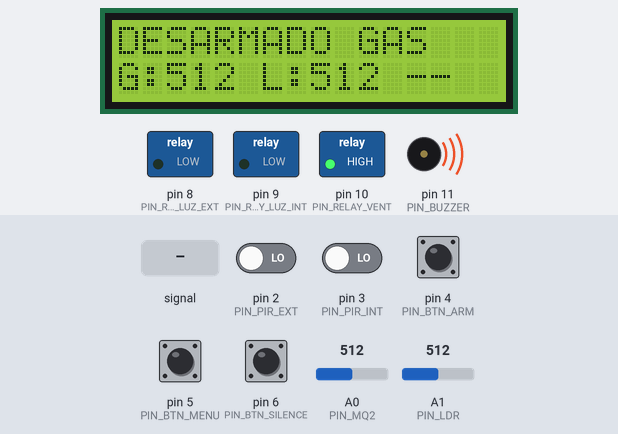
A sketch run on a simulated Arduino Uno, built with avr-gcc and run on an emulated ATmega328P. Shown: 16×2 character LCD, switched loads named in the sketch (green lamp = pin HIGH), buzzer (waves = sounding). The test bench sets the inputs (shaded band); at power-on: pin 4 (PIN_BTN_ARM), pin 5 (PIN_BTN_MENU), pin 6 (PIN_BTN_SILENCE) HIGH, pin 2 (PIN_PIR_EXT), pin 3 (PIN_PIR_INT) LOW, A0 (PIN_MQ2) = 512, A1 (PIN_LDR) = 512.

Above: at 2.7 s.
2.8 s: A0 (PIN_MQ2) fed a 200 Hz sine of ±255 counts around its level
At 3.37 s:
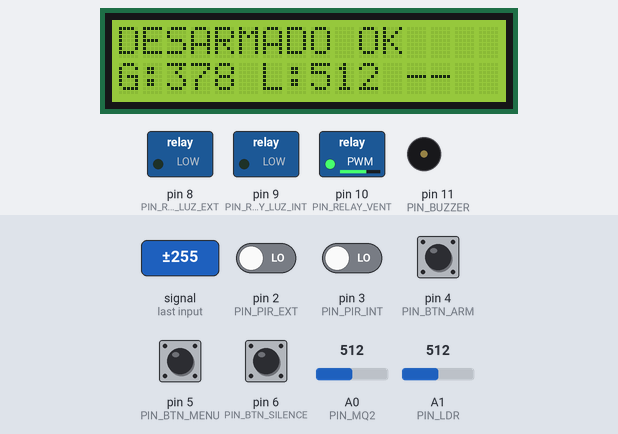
5.4 s: pin 2 (PIN_PIR_EXT) driven HIGH
At 6.9 s:
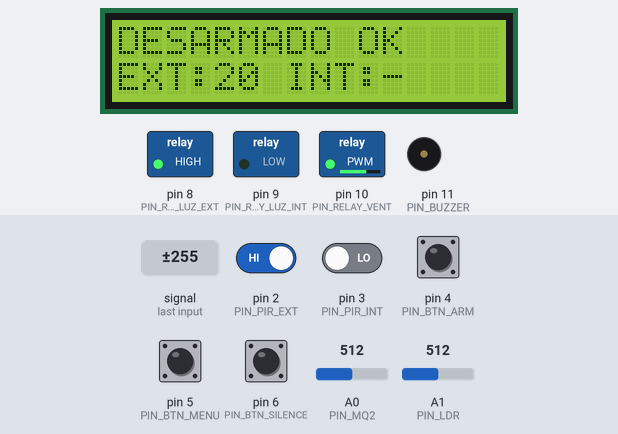
7.9 s: pin 5 (PIN_BTN_MENU) pulled LOW for 0.15 s
At 8.7 s:
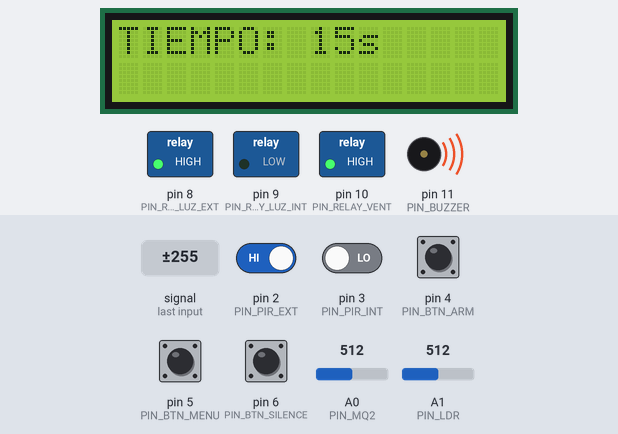
10.4 s: pin 4 (PIN_BTN_ARM) pulled LOW for 0.15 s
At 10.74 s:
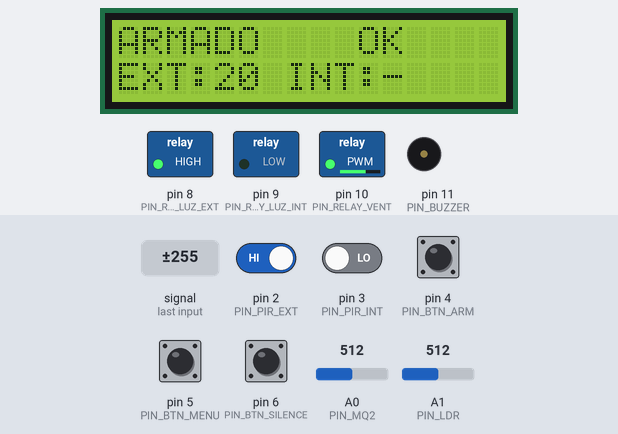
11.1 s: pin 3 (PIN_PIR_INT) driven HIGH
At 11.73 s:
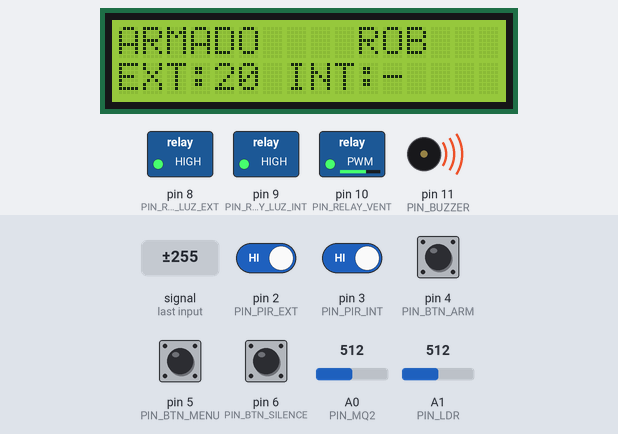
13.0 s: A0 (PIN_MQ2) fed a 1000 Hz sine of ±255 counts around its level
At 14.21 s:
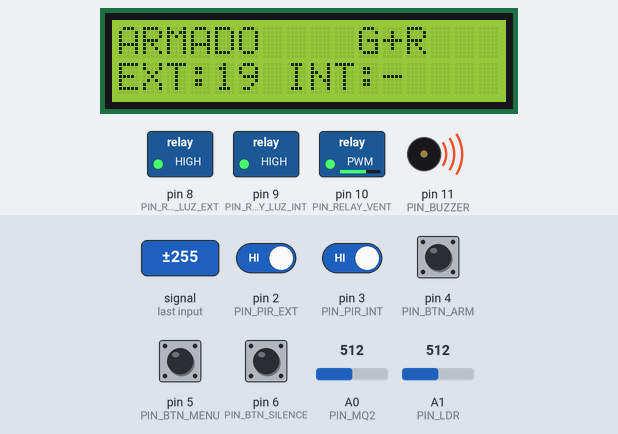
Timing chart, 0 to 16.9 s (numbered marks = the images above; inputs shaded):
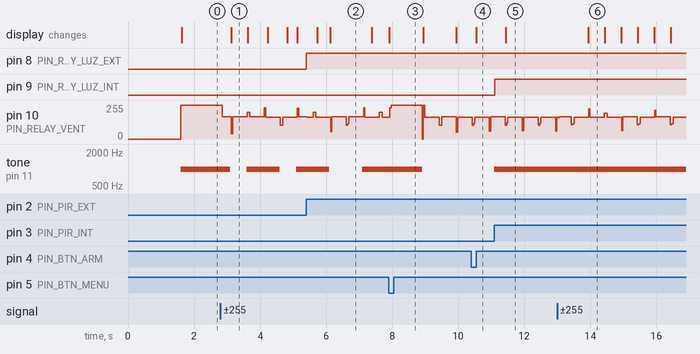

The sketch:

sketch.ino
```cpp
#include <Wire.h>
#include <LiquidCrystal_I2C.h>

// -------------------- LCD --------------------
LiquidCrystal_I2C lcd(0x27, 16, 2);  // Dirección típica del módulo I2C

// -------------------- Pines --------------------
// Sensores
const int PIN_MQ2      = A0;
const int PIN_LDR      = A1;
const int PIN_PIR_EXT  = 2;
const int PIN_PIR_INT  = 3;

// Botones (con INPUT_PULLUP)
const int PIN_BTN_ARM     = 4;
const int PIN_BTN_MENU    = 5;
const int PIN_BTN_SILENCE = 6;

// Relés
const int PIN_RELAY_LUZ_EXT  = 8;
const int PIN_RELAY_LUZ_INT  = 9;
const int PIN_RELAY_VENT     = 10;

// Buzzer
const int PIN_BUZZER = 11;

// -------------------- Parámetros de funcionamiento --------------------
const unsigned long TIEMPO_LUZ_EXTERIOR = 20000UL; // 20 s
unsigned long tiempoInactividad = 30000UL;         // 30 s (cambiable con MENU)

const int UMBRAL_GAS       = 400;
const int UMBRAL_OSCURIDAD = 400;

// -------------------- Estado del sistema --------------------
bool modoArmado = false;
bool alarmaGasActiva = false;
bool alarmaRoboActiva = false;
bool alarmaSilenciada = false;

bool luzExteriorEncendida = false;
unsigned long tInicioLuzExterior = 0;

unsigned long tUltimoMovimientoInterior = 0;

unsigned long tUltimoRefreshLCD = 0;
const unsigned long INTERVALO_LCD = 500;

bool lastArmState     = HIGH;
bool lastMenuState    = HIGH;
bool lastSilenceState = HIGH;

// -------------------- Funciones auxiliares --------------------

void actualizarLCD(int gas, int luz, bool movInt, bool movExt) {
  unsigned long ahora = millis();
  if (ahora - tUltimoRefreshLCD < INTERVALO_LCD) return;
  tUltimoRefreshLCD = ahora;

  lcd.clear();

  // --------- Línea 1: estado y tipo de alarma ---------
  lcd.setCursor(0, 0);
  if (modoArmado) {
    lcd.print("ARMADO ");
  } else {
    lcd.print("DESARMADO");
  }

  lcd.setCursor(10, 0);
  if (alarmaGasActiva || alarmaRoboActiva) {
    if (alarmaGasActiva && alarmaRoboActiva) {
      lcd.print("G+R");   // gas + robo
    } else if (alarmaGasActiva) {
      lcd.print("GAS");   // solo gas
    } else {
      lcd.print("ROB");   // solo robo
    }
  } else {
    lcd.print("OK ");
  }

  // --------- Cálculo de cuenta regresiva de luces ---------
  bool luzIntEncendida = (digitalRead(PIN_RELAY_LUZ_INT) == HIGH);

  unsigned long segRestExt = 0;
  unsigned long segRestInt = 0;

  if (luzExteriorEncendida) {
    long diffExt = (long)TIEMPO_LUZ_EXTERIOR - (long)(ahora - tInicioLuzExterior);
    if (diffExt < 0) diffExt = 0;
    segRestExt = (unsigned long)(diffExt / 1000UL);
  }

  if (luzIntEncendida && !modoArmado) {
    long diffInt = (long)tiempoInactividad - (long)(ahora - tUltimoMovimientoInterior);
    if (diffInt < 0) diffInt = 0;
    segRestInt = (unsigned long)(diffInt / 1000UL);
  }

  // --------- Línea 2: si hay luces con tiempo, mostrar contador ---------
  lcd.setCursor(0, 1);
  if (luzExteriorEncendida || (luzIntEncendida && !modoArmado)) {
    // Modo "contador de apagado"
    lcd.print("EXT:");
    if (luzExteriorEncendida) {
      lcd.print(segRestExt);
    } else {
      lcd.print("-");   // sin cuenta para exterior
    }

    lcd.print(" INT:");
    if (luzIntEncendida && !modoArmado) {
      lcd.print(segRestInt);
    } else {
      lcd.print("-");   // sin cuenta para interior
    }
  } else {
    // Modo normal (como lo tenías antes)
    lcd.print("G:");
    lcd.print(gas);
    lcd.print(" L:");
    lcd.print(luz);

    lcd.setCursor(12, 1);
    if (movExt) lcd.print("E");
    else        lcd.print("-");
    if (movInt) lcd.print("I");
    else        lcd.print("-");
  }
}


void leerBotones() {
  bool armState     = digitalRead(PIN_BTN_ARM);
  bool menuState    = digitalRead(PIN_BTN_MENU);
  bool silenceState = digitalRead(PIN_BTN_SILENCE);

  // ----- BOTÓN ARMAR / DESARMAR -----
  if (lastArmState == HIGH && armState == LOW) {
    modoArmado = !modoArmado;
    if (!modoArmado) {
      alarmaRoboActiva = false;
    }
  }

  // ----- BOTÓN MENU (CAMBIAR TIEMPO) -----
  if (lastMenuState == HIGH && menuState == LOW) {
    if (tiempoInactividad == 30000UL) {
      tiempoInactividad = 15000UL;

      lcd.clear();
      lcd.setCursor(0, 0);
      lcd.print("TIEMPO: 15s");
      delay(1000);

    } else {
      tiempoInactividad = 30000UL;

      lcd.clear();
      lcd.setCursor(0, 0);
      lcd.print("TIEMPO: 30s");
      delay(1000);
    }
  }

  // ----- BOTÓN SILENCIO -----
  if (lastSilenceState == HIGH && silenceState == LOW) {
    alarmaSilenciada = true;
    noTone(PIN_BUZZER);
  }

  lastArmState     = armState;
  lastMenuState    = menuState;
  lastSilenceState = silenceState;
}


void gestionarAlarmaSonora() {
  bool hayRiesgo = alarmaGasActiva || alarmaRoboActiva;

  if (hayRiesgo && !alarmaSilenciada) {
    tone(PIN_BUZZER, 1000);
  } else {
    noTone(PIN_BUZZER);
  }

  if (!hayRiesgo) {
    alarmaSilenciada = false;
  }
}

// -------------------- Setup --------------------

void setup() {
  Serial.begin(9600);

  pinMode(PIN_MQ2, INPUT);
  pinMode(PIN_LDR, INPUT);

  pinMode(PIN_PIR_EXT, INPUT);
  pinMode(PIN_PIR_INT, INPUT);

  pinMode(PIN_BTN_ARM, INPUT_PULLUP);
  pinMode(PIN_BTN_MENU, INPUT_PULLUP);
  pinMode(PIN_BTN_SILENCE, INPUT_PULLUP);

  pinMode(PIN_RELAY_LUZ_EXT, OUTPUT);
  pinMode(PIN_RELAY_LUZ_INT, OUTPUT);
  pinMode(PIN_RELAY_VENT, OUTPUT);

  pinMode(PIN_BUZZER, OUTPUT);

  digitalWrite(PIN_RELAY_LUZ_EXT, LOW);
  digitalWrite(PIN_RELAY_LUZ_INT, LOW);
  digitalWrite(PIN_RELAY_VENT, LOW);
  noTone(PIN_BUZZER);

  lcd.init();
  lcd.backlight();
  lcd.setCursor(0, 0);
  lcd.print("Sistema Domotico");
  lcd.setCursor(0, 1);
  lcd.print("Inicializando...");
  delay(1500);
  lcd.clear();

  tUltimoMovimientoInterior = millis();
}

// -------------------- Loop principal --------------------

void loop() {
  leerBotones();

  int valorGas = analogRead(PIN_MQ2);
  int valorLuz = analogRead(PIN_LDR);
  bool movExt = digitalRead(PIN_PIR_EXT) == HIGH;
  bool movInt = digitalRead(PIN_PIR_INT) == HIGH;

  unsigned long ahora = millis();

  if (valorGas >= UMBRAL_GAS) {
    alarmaGasActiva = true;
    digitalWrite(PIN_RELAY_VENT, HIGH);
  } else {
    alarmaGasActiva = false;
    digitalWrite(PIN_RELAY_VENT, LOW);
  }

  bool esOscuro = (valorLuz >= UMBRAL_OSCURIDAD);

  if (movExt && esOscuro) {
    luzExteriorEncendida = true;
    tInicioLuzExterior = ahora;
    digitalWrite(PIN_RELAY_LUZ_EXT, HIGH);
  }

  if (luzExteriorEncendida && (ahora - tInicioLuzExterior >= TIEMPO_LUZ_EXTERIOR)) {
    luzExteriorEncendida = false;
    digitalWrite(PIN_RELAY_LUZ_EXT, LOW);
  }

  if (movInt) {
    tUltimoMovimientoInterior = ahora;

    if (modoArmado) {
      alarmaRoboActiva = true;
      digitalWrite(PIN_RELAY_LUZ_INT, HIGH);
    } else {
      alarmaRoboActiva = false;
      digitalWrite(PIN_RELAY_LUZ_INT, HIGH);
    }
  } else {
    if (!modoArmado) {
      if (ahora - tUltimoMovimientoInterior >= tiempoInactividad) {
        digitalWrite(PIN_RELAY_LUZ_INT, LOW);
      }
    }
  }

  gestionarAlarmaSonora();
  actualizarLCD(valorGas, valorLuz, movInt, movExt);
}
```

Measured:
- after the input at 5.4 s, pin 8 (PIN_RELAY_LUZ_EXT): LOW → HIGH at once; the display: first changes after 0.33 s (image 2 shows a later state)
- after the input at 7.9 s, the display: changes at once (image 3)
- after the input at 10.4 s, tone on pin 11 (PIN_BUZZER): silent → 1000 Hz after 0.70 s; the display: changes after 0.14 s (image 4)
- after the input at 11.1 s, pin 9 (PIN_RELAY_LUZ_INT): LOW → HIGH at once; tone on pin 11 (PIN_BUZZER): stays 1000 Hz (without the input it goes to silent after 0.31 s); the display: changes after 0.34 s (image 5)
- after the input at 13.0 s, the display: changes after 0.94 s (image 6)
- what the display in image 1 shows lasts 0.5 s, from 3.1 s to 3.6 s
